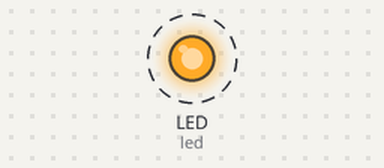
A program run on a simulated CircuitPython board. On the bench: output pins drawn as LEDs (lit = HIGH). Dashed ring = blinking.

Above: at 0.05 s.
Timing chart, 0 to 3.0 s (numbered marks = the images above):
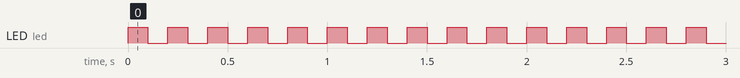

Measured:
- by itself, LED (led): alternates HIGH for 0.10 s and LOW for 0.10 s

The program:

Blink.py
```python
import board
import digitalio
import time
from time import sleep

led = digitalio.DigitalInOut(board.LED)
led.direction = digitalio.Direction.OUTPUT

while True:
    led.value = True
    sleep(0.1)
    led.value = False
    sleep(0.1)
```
